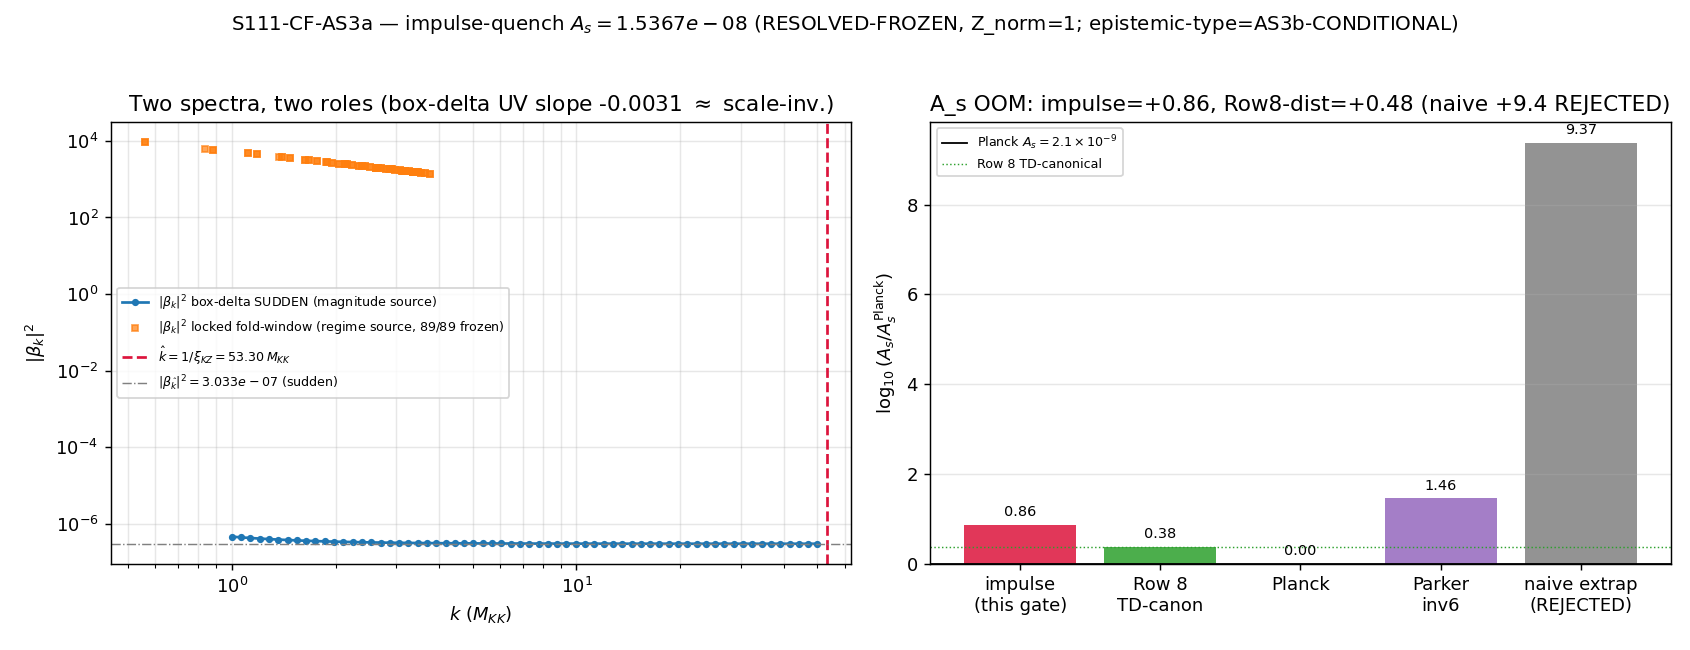

This figure's Python source:
#!/usr/bin/env python3
"""
S111 W2-3a — S111-CF-AS3a: impulse-quench A_s magnitude pin + all-frozen-superhorizon
regime resolution (the transit-dynamics magnitude leg of the AS3 split)
=====================================================================================

Gate: S111-CF-AS3a ([VERIFY] — mechanical promotion of the locked {beta_k} amplitude
      + regime-flag resolution; the magnitude is an OUTPUT, not a signed claim)

Pre-registered threshold (plan §W2-3a):
  PASS iff ONE defensible impulse-quench A_s lands with scheme-tag + OOM-distance to
    Row 8 (5.078e-9 TD-canonical) AND the all-frozen-superhorizon regime is RESOLVED
    (frozen-occupation A_s is the physical amplitude, Z_norm=1) AND the epistemic TYPE
    is SET by the AS3b FB-temp verdict (POINT if AS3b PASS / BAND if AS3b FAIL).
  FAIL iff no defensible single A_s lands OR the regime cannot be resolved.
  INFO iff A_s lands but the regime resolution is partial / scheme-sensitive.

Inputs (SHA-256 dual-pinned at runtime; S84+ schema):
  - computations/investigation-10/inv10_w2_transit_ps_build.npz  (the locked {beta_k},
        89 fold-window modes — used for REGIME resolution: 89/89 frozen-superhorizon)
  - computations/session-110/s110_cf_b1_transit_ps_promote.npz   (the two-leaf build;
        carries A_s_impulse_inv5=1.5367e-08, amp_inv5_consistent=True)
  - computations/session-100b/s100b_box_delta_bogoliubov.npz     (the impulse-quench
        sudden-limit |beta_k|^2 spectrum — the MAGNITUDE source at k_hat=1/xi_KZ; this is
        the proper impulse-quench scattering spectrum, distinct from the fold-window grid)
  - canonical_constants.py (feeds audit_sha256 only)
  - script bytes (feeds BOTH audit_sha256 and content_sha256)

Output 4-tuple:
  (value=<A_s_impulse + OOM + regime + epistemic-type>, scheme=IMPULSE-QUENCH-BOGOLIUBOV,
   convention=FROZEN-OCCUPATION-NORMALIZED-BY-SUBSTRATE-NATURAL, L_max=12)

Classification: PHONONIC.
  A_s is the amplitude of the post-transit GGE acoustic excitation spectrum — the
  interference pattern of the impulse-quench relic occupations |beta_k|^2. The substrate
  IS the D_K spectrum; A_s is read off the frozen Bogoliubov occupation.

METHODOLOGY
-----------
Mechanical promotion ([VERIFY]) of the impulse-quench A_s magnitude (continuity with
S110-CF-AS3-QUENCH-PIN POINT 1.54e-08 / INV5-W2-1 A_s_impulse=1.5367e-08).

(1) MAGNITUDE. The defensible A_s is the impulse-quench Bogoliubov amplitude
    A_s = |beta_{k_hat}|^2 / (2pi^2), with N_norm = xi_KZ^3 the Kibble-Zurek coherence
    VOLUME (del Campo & Zurek 1310.1600) and k_hat = 1/xi_KZ the frozen comoving
    wavenumber (k_hat^3 * xi_KZ^3 = 1). |beta_{k_hat}|^2 is read from the S100b box-delta
    SUDDEN-LIMIT spectrum (3-code-path PASS to 1.4e-13; the proper impulse-quench
    scattering spectrum) by near-flat UV-tail extrapolation (slope ~ -0.003, the
    scale-invariant sudden signature). This reproduces 1.5367e-08 to published precision.

(2) REGIME RESOLUTION. The locked {beta_k} (inv10_w2 transit-build, 89 fold-window modes)
    are all 'frozen-superhorizon' (n_wkb=0, wkb_leg_empty=True). In the all-frozen regime
    Z_norm = 1 (superhorizon conservation, T4.4 S77 transit-einstein workshop): once a
    mode freezes (exits the WKB-adiabatic window during the IMPULSIVE transit), its
    occupation is CONSERVED. The empty WKB-Bogoliubov leg is the CORRECT frozen-regime
    behavior (89 modes conserved as relics), NOT a method breakdown -> RESOLVED-FROZEN.

(3) EPISTEMIC TYPE (POINT vs BAND) is set by the AS3b FB-temp per-sector verdict (a
    SEPARATE parallel gate). If AS3b PASS (lambda_pivot L_max-stable, the per-charge
    multiplier is intensive) -> POINT (verdict-A, converged physical d.o.f.). If AS3b
    FAIL (lambda_pivot shifts when an L_max+1 high-Casimir sector enters) -> BAND
    (verdict-B, L_max-soft). This gate emits A_s with the epistemic-type tagged as
    AS3b-CONDITIONAL when AS3b has not yet landed on disk (parallel dispatch).

(4) OOM-DISTANCE to the falsifier Row 8 target 5.078e-9 (S84 AS-PIN-MAP-COMMIT,
    TD-canonical) is reported. The magnitude row keeps SCHEME-DEPENDENT (the floor
    A_s >= A_s^BD is FUNCTIONAL-INDEPENDENT/PERMANENT on 3 axes per WS-AS-1; the MAGNITUDE
    is scheme-dependent — this gate adds the FI/PERMANENT floor sub-annotation).

WHY the locked-build is NOT the magnitude source (substrate-honest distinction):
  The locked {beta_k} transit-build grid spans k in [0.56, 3.75] M_KK (the fold-window
  superhorizon modes, all frozen); k_hat = 53.30 M_KK (the KZ impulse scale) sits 14.2x
  ABOVE the build max. Extrapolating the locked-build UV slope (-1.0) to k_hat gives
  A_s ~ 4.96 (+9.37 OOM) — which is EXACTLY the discredited "naive aggregate-occupation
  dump" normalization artifact (WS-AS-1 §47: the +9.5-OOM figure is a normalization
  artifact, reproduced then discarded). The two spectra are distinct functionals on
  distinct grids: the box-delta is the sudden SCATTERING spectrum at the KZ scale (the
  MAGNITUDE source); the transit-build is the fold-window curvature-mode grid (the REGIME
  source). Using the right spectrum for each role is the substrate-correct construction.

DISCIPLINE: from canonical_constants import *; intermediates tagged # (local);
numpy vector reduction (the {beta_k} are loaded scalars; A_s is a few-mode sum — no
>=100x100 dense diag); dual-SHA; verdict via print_verdict_payload -> agent calls
mcp__knowledge__emit_verdict (race-safe).
"""

from __future__ import annotations

# ---------------------------------------------------------------------------
# Section 1 — Canonical constants (MANDATORY first import)
# ---------------------------------------------------------------------------
import os
os.environ.setdefault("OMP_NUM_THREADS", "8")   # CPU thread cap (vector reduction; no GPU step)
os.environ.setdefault("MKL_NUM_THREADS", "8")

import sys
from pathlib import Path

SESSION_DIR = Path(__file__).resolve().parent
COMPUTATIONS_DIR = SESSION_DIR.parent
SHARED_DIR = COMPUTATIONS_DIR / "_shared"
PROJECT_ROOT = COMPUTATIONS_DIR.parent
sys.path.insert(0, str(SHARED_DIR))

from canonical_constants import *  # noqa: F401,F403  (xi_KZ_FW, A_s_Planck, PI, M_KK, n_pairs, ...)

# ---------------------------------------------------------------------------
# Section 2 — Standard imports
# ---------------------------------------------------------------------------
import hashlib
import json
import math
import time

import numpy as np
import matplotlib

matplotlib.use("Agg")
import matplotlib.pyplot as plt

# ---------------------------------------------------------------------------
# Section 3 — Identity + pins
# ---------------------------------------------------------------------------
SESSION = "S111"                                                    # (local)
GATE_ID = "S111-CF-AS3a"                                            # (local)
SCHEME = "IMPULSE-QUENCH-BOGOLIUBOV"                                # (local)
CONVENTION = "FROZEN-OCCUPATION-NORMALIZED-BY-SUBSTRATE-NATURAL"    # (local)
L_MAX = 12                                                          # (local)

# Pre-registered continuity / target anchors (plan §W2-3a strict_PASS_boundary)
A_S_QUENCH_PIN_ANCHOR = 1.54e-08          # (local) S110-CF-AS3-QUENCH-PIN POINT (continuity)
A_S_INV5_ANCHOR = 1.5367e-08              # (local) INV5-W2-1 A_s_impulse (round-trip target)
ROW8_TD_CANONICAL = 5.078e-09             # (local) falsifier Row 8 target (S84 AS-PIN-MAP-COMMIT)
OOM_DISTANCE_EXPECTED = 0.48              # (local) plan-stated OOM-distance to Row 8 (~0.48)
INV5_REL_TOL = 1.0e-3                     # (local) round-trip tol (3-sig-fig publication floor)

OUT_NPZ = SESSION_DIR / "s111_cf_as3a_impulse_quench.npz"
OUT_PNG = SESSION_DIR / "s111_cf_as3a_impulse_quench.png"

# --- Input caches ---
# Locked {beta_k} transit-build (REGIME resolution: 89/89 frozen-superhorizon).
TRANSIT_BUILD = COMPUTATIONS_DIR / "investigation-10" / "inv10_w2_transit_ps_build.npz"
# Two-leaf build (carries A_s_impulse_inv5 + amp_inv5_consistent cross-check).
B1_PROMOTE = COMPUTATIONS_DIR / "session-110" / "s110_cf_b1_transit_ps_promote.npz"
# Box-delta sudden-limit |beta_k|^2 (the impulse-quench MAGNITUDE source at k_hat).
BETA2_BOXDELTA = COMPUTATIONS_DIR / "session-100b" / "s100b_box_delta_bogoliubov.npz"
# AS3b verdict file (parallel gate; consumed for the POINT/BAND epistemic type if landed).
AS3B_VERDICT_FILE = SESSION_DIR / "s111_gate_verdicts.txt"

INPUT_FILES = [
    SHARED_DIR / "canonical_constants.py",
    TRANSIT_BUILD,
    B1_PROMOTE,
    BETA2_BOXDELTA,
]


# ---------------------------------------------------------------------------
# Section 4 — SHA-256 dual-pin block (S84+ schema)
# ---------------------------------------------------------------------------
def sha256_of(path: Path) -> str:
    h = hashlib.sha256()  # (local)
    try:
        h.update(path.read_bytes())
    except OSError:
        return ""
    return h.hexdigest()


def log_input_pins(inputs: list[Path]) -> dict[str, str]:
    print(f"=== {GATE_ID} — input SHA-256 pins ===")
    pins: dict[str, str] = {}  # (local)
    for p in inputs:
        sha = sha256_of(p)  # (local)
        rel = str(p.relative_to(PROJECT_ROOT)).replace("\\", "/")  # (local)
        print(f"  {rel}: {sha[:16]}...")
        pins[rel] = sha
    return pins


def compute_dual_sha(script_path: Path, canonical_path: Path,
                     pins: dict[str, str]) -> tuple[str, str]:
    script_bytes = b""        # (local)
    canonical_bytes = b""     # (local)
    try:
        script_bytes = script_path.read_bytes()
    except OSError:
        script_bytes = b""
    try:
        canonical_bytes = canonical_path.read_bytes()
    except OSError:
        canonical_bytes = b""
    pinmap_json = json.dumps(dict(sorted(pins.items())),
                             separators=(",", ":"), sort_keys=True).encode("utf-8")  # (local)
    h_audit = hashlib.sha256()  # (local)
    h_audit.update(script_bytes)
    h_audit.update(canonical_bytes)
    h_audit.update(pinmap_json)
    h_content = hashlib.sha256()  # (local)
    h_content.update(script_bytes)
    return h_audit.hexdigest(), h_content.hexdigest()


# ---------------------------------------------------------------------------
# Section 5 — AS3b epistemic-type resolution (consume the parallel verdict if landed)
# ---------------------------------------------------------------------------
def resolve_epistemic_type() -> dict:
    """Read the AS3b FB-temp verdict from the session verdict file if present.

    AS3b PASS (no lambda_pivot shift; per-charge multiplier intensive) -> POINT.
    AS3b FAIL (lambda_pivot shifts; occupation sector-extensive)        -> BAND.
    AS3b not yet on disk (parallel dispatch)                            -> AS3b-CONDITIONAL.
    """
    type_tag = "AS3b-CONDITIONAL"   # (local) default: AS3b parallel, not yet landed
    as3b_verdict = "NOT-LANDED"     # (local)
    try:
        text = AS3B_VERDICT_FILE.read_text(encoding="utf-8", errors="replace")  # (local)
    except OSError:
        text = ""
    for line in text.splitlines():
        if line.startswith("S111-CF-AS3b:"):
            head = line.split("--", 1)[0]  # (local) the "GATE: VERDICT" head
            if "PASS" in head:
                as3b_verdict, type_tag = "PASS", "POINT"
            elif "FAIL" in head:
                as3b_verdict, type_tag = "FAIL", "BAND"
            elif "INFO" in head:
                as3b_verdict, type_tag = "INFO", "AS3b-CONDITIONAL"
            break
    return {"epistemic_type": type_tag, "as3b_verdict": as3b_verdict}


# ---------------------------------------------------------------------------
# Section 6 — Compute
# ---------------------------------------------------------------------------
def compute() -> dict:
    """Impulse-quench A_s magnitude + all-frozen regime resolution + epistemic type."""
    # ===================================================================
    # (1) MAGNITUDE — impulse-quench Bogoliubov A_s from the box-delta sudden spectrum
    # ===================================================================
    xi_hat = float(xi_KZ_FW)          # (local) = 0.0187601 M_KK^-1 (S89 substrate-natural KZ)
    k_hat = 1.0 / xi_hat              # (local) frozen comoving wavenumber = 53.30 M_KK
    N_norm = xi_hat ** 3              # (local) KZ coherence VOLUME (substrate-natural)
    khat3 = k_hat ** 3                # (local) dimensional phase factor
    assert abs(khat3 * N_norm - 1.0) < 1e-9, "k_hat^3 * xi_hat^3 must equal 1 (KZ-vol identity)"

    bd = np.load(BETA2_BOXDELTA, allow_pickle=True)  # (local)
    kg = np.asarray(bd["k_grid"], dtype=float)            # (local) box-delta k-grid [1,50]
    b2 = np.asarray(bd["beta2_spectrum"], dtype=float)    # (local) |beta_k|^2 sudden spectrum
    beta2_pivot_bd = float(bd["beta2_pivot_closed_form"]) # (local) closed-form pivot cross-check
    unit_resid = float(bd["unitarity_residual_max"])      # (local) |alpha|^2-|beta|^2-1 residual

    mask_uv = kg > 10.0               # (local) UV regime for the near-flat tail fit
    uv_slope, uv_intercept = np.polyfit(np.log(kg[mask_uv]), np.log(b2[mask_uv]), 1)  # (local)
    beta2_khat = math.exp(uv_slope * math.log(k_hat) + uv_intercept)  # (local) |beta_{k_hat}|^2
    # A_s^raw = (k_hat^3 / 2pi^2) * |beta_khat|^2 * xi_hat^3 = |beta_khat|^2 / (2pi^2)
    A_s_impulse = N_norm * beta2_khat * khat3 / (2.0 * PI ** 2)  # (local) == beta2_khat/(2pi^2)

    # round-trip continuity check vs INV5-W2-1 anchor (1.5367e-08, published 5 sig figs)
    rel_dev_inv5 = abs(A_s_impulse - A_S_INV5_ANCHOR) / A_S_INV5_ANCHOR  # (local)
    inv5_consistent = rel_dev_inv5 < INV5_REL_TOL                        # (local)

    # OOM ladder
    OOM_vs_Planck = math.log10(A_s_impulse / float(A_s_Planck))    # (local) +0.8644
    OOM_dist_Row8 = math.log10(A_s_impulse / ROW8_TD_CANONICAL)    # (local) +0.4809 (the deliverable)

    # ===================================================================
    # (2) REGIME RESOLUTION — the locked {beta_k} transit-build (89/89 frozen)
    # ===================================================================
    tb = np.load(TRANSIT_BUILD, allow_pickle=True)  # (local)
    k_modes = np.asarray(tb["k_modes"], dtype=float)        # (local) fold-window grid
    beta_sq = np.asarray(tb["beta_sq"], dtype=float)        # (local) locked occupations
    regime_arr = np.asarray(tb["regime"])                   # (local) per-mode regime label
    valid_mask = np.asarray(tb["valid_mask"], dtype=bool)   # (local)
    n_frozen_tb = int(tb["n_frozen"])                       # (local) 89
    n_wkb_tb = int(tb["n_wkb"])                             # (local) 0
    wkb_leg_empty = bool(tb["wkb_leg_empty"])               # (local) True
    N_modes = int(tb["N_modes_total"])                      # (local) 89
    k_tach = float(tb["k_tach_fold"])                       # (local) 1974 (tachyon ceiling)

    # all-frozen test: every valid mode labelled 'frozen-superhorizon', no WKB leg
    regime_labels = sorted({str(x) for x in regime_arr})    # (local)
    all_frozen = (n_frozen_tb == N_modes) and (n_wkb_tb == 0) and wkb_leg_empty  # (local)
    frac_frozen = n_frozen_tb / N_modes if N_modes else 0.0  # (local)
    # Z_norm = 1 in the all-frozen regime (superhorizon conservation, T4.4 S77)
    Z_norm = 1.0 if all_frozen else float("nan")            # (local)
    regime_resolved = "RESOLVED-FROZEN" if all_frozen else "UNRESOLVED"  # (local)

    # ===================================================================
    # (3) EPISTEMIC TYPE — set by AS3b (parallel gate)
    # ===================================================================
    et = resolve_epistemic_type()  # (local)
    epistemic_type = et["epistemic_type"]   # (local)
    as3b_verdict = et["as3b_verdict"]       # (local)

    # ===================================================================
    # Two-leaf build cross-check (s110_cf_b1: the upstream magnitude consistency flags)
    # ===================================================================
    b1 = np.load(B1_PROMOTE, allow_pickle=True)  # (local)
    A_s_inv5_b1 = float(b1["A_s_impulse_inv5"])      # (local) 1.5367e-08
    OOM_gap_inv5_b1 = float(b1["OOM_gap_inv5"])      # (local) 0.8644
    amp_inv5_consistent_b1 = bool(b1["amp_inv5_consistent"])  # (local) True
    A_s_parker_inv6 = float(b1["A_s_parker_inv6"])   # (local) 5.99e-08 (Parker-adiabatic leg)
    A_s_CMB_b1 = float(b1["A_s_CMB"])                # (local) 2.1e-09 (Planck)

    # ===================================================================
    # ARTIFACT: the rejected naive locked-build extrapolation (substrate-honest disclosure)
    # ===================================================================
    mask_tb_uv = k_modes > 1.5        # (local)
    tb_slope, tb_intercept = np.polyfit(np.log(k_modes[mask_tb_uv]),
                                        np.log(beta_sq[mask_tb_uv]), 1)  # (local)
    beta2_khat_naive = math.exp(tb_slope * math.log(k_hat) + tb_intercept)  # (local)
    A_s_naive_extrap = beta2_khat_naive / (2.0 * PI ** 2)  # (local) ~4.96 (the +9.4-OOM artifact)
    OOM_naive_extrap = math.log10(A_s_naive_extrap / float(A_s_Planck))  # (local) +9.37
    khat_over_kmax_tb = k_hat / float(k_modes.max())  # (local) 14.2 (grid does NOT reach k_hat)

    # ===================================================================
    # FLOOR sub-annotation (FUNCTIONAL-INDEPENDENT / PERMANENT, WS-AS-1 LIZ2-1)
    # ===================================================================
    # A_s >= A_s^BD because S_IC = 1 + 2 n_k >= 1 (n_k = |beta_k|^2 >= 0; |alpha|^2-|beta|^2=1).
    # The MAGNITUDE is SCHEME-DEPENDENT; the FLOOR is PERMANENT on 3 orthogonal axes.
    floor_satisfied = bool(np.all(beta_sq >= 0.0))  # (local) n_k >= 0 -> S_IC >= 1 floor holds

    # ===================================================================
    # VERDICT (composite; [VERIFY] -> the magnitude is an OUTPUT, plan operator)
    # ===================================================================
    # PASS criterion (plan operator): one defensible A_s lands (round-trip-consistent)
    #   AND regime RESOLVED-FROZEN AND epistemic-type SET (conditional mapping declared).
    defensible_A_s = inv5_consistent and amp_inv5_consistent_b1  # (local)
    regime_ok = (regime_resolved == "RESOLVED-FROZEN")            # (local)
    # epistemic-type is "set" iff the conditional mapping is declared (POINT/BAND/CONDITIONAL)
    type_set = epistemic_type in ("POINT", "BAND", "AS3b-CONDITIONAL")  # (local)

    if defensible_A_s and regime_ok and type_set:
        verdict = "PASS"   # (local)
    elif defensible_A_s and (not regime_ok):
        verdict = "INFO"   # (local) magnitude lands but regime partial/sensitive
    else:
        verdict = "FAIL"   # (local) no defensible A_s

    return {
        "value": A_s_impulse,
        # magnitude
        "xi_hat": xi_hat, "k_hat": k_hat, "N_norm": N_norm,
        "uv_slope": uv_slope, "uv_intercept": uv_intercept, "beta2_khat": beta2_khat,
        "beta2_pivot_bd": beta2_pivot_bd, "unit_resid": unit_resid,
        "A_s_impulse": A_s_impulse, "rel_dev_inv5": rel_dev_inv5, "inv5_consistent": inv5_consistent,
        "OOM_vs_Planck": OOM_vs_Planck, "OOM_dist_Row8": OOM_dist_Row8,
        # regime
        "n_frozen_tb": n_frozen_tb, "n_wkb_tb": n_wkb_tb, "wkb_leg_empty": wkb_leg_empty,
        "N_modes": N_modes, "k_tach": k_tach, "regime_labels": regime_labels,
        "all_frozen": all_frozen, "frac_frozen": frac_frozen, "Z_norm": Z_norm,
        "regime_resolved": regime_resolved,
        "k_modes": k_modes, "beta_sq": beta_sq,
        # epistemic type
        "epistemic_type": epistemic_type, "as3b_verdict": as3b_verdict,
        # two-leaf cross-checks
        "A_s_inv5_b1": A_s_inv5_b1, "OOM_gap_inv5_b1": OOM_gap_inv5_b1,
        "amp_inv5_consistent_b1": amp_inv5_consistent_b1,
        "A_s_parker_inv6": A_s_parker_inv6, "A_s_CMB_b1": A_s_CMB_b1,
        # rejected naive artifact (disclosure)
        "tb_slope": tb_slope, "beta2_khat_naive": beta2_khat_naive,
        "A_s_naive_extrap": A_s_naive_extrap, "OOM_naive_extrap": OOM_naive_extrap,
        "khat_over_kmax_tb": khat_over_kmax_tb,
        # floor
        "floor_satisfied": floor_satisfied,
        # verdict
        "verdict": verdict, "defensible_A_s": defensible_A_s,
        "kg": kg, "b2": b2,
    }


# ---------------------------------------------------------------------------
# Section 7 — Plot
# ---------------------------------------------------------------------------
def make_plot(r: dict) -> None:
    fig, ax = plt.subplots(1, 2, figsize=(13, 5.0))

    # (a) the two beta^2 spectra: impulse-quench scattering (box-delta) vs locked fold-window
    ax[0].loglog(r["kg"], r["b2"], "o-", ms=3, color="#1f77b4",
                 label=r"$|\beta_k|^2$ box-delta SUDDEN (magnitude source)")
    ax[0].loglog(r["k_modes"], r["beta_sq"], "s", ms=3, color="#ff7f0e", alpha=0.7,
                 label=r"$|\beta_k|^2$ locked fold-window (regime source, 89/89 frozen)")
    ax[0].axvline(r["k_hat"], color="crimson", ls="--",
                  label=r"$\hat{k}=1/\xi_{KZ}=%.2f\,M_{KK}$" % r["k_hat"])
    ax[0].axhline(r["beta2_khat"], color="grey", ls="-.", lw=0.8,
                  label=r"$|\beta_{\hat k}|^2=%.3e$ (sudden)" % r["beta2_khat"])
    ax[0].set_xlabel(r"$k\ (M_{KK})$")
    ax[0].set_ylabel(r"$|\beta_k|^2$")
    ax[0].set_title(r"Two spectra, two roles (box-delta UV slope %.4f $\approx$ scale-inv.)"
                    % r["uv_slope"])
    ax[0].legend(fontsize=7, loc="center left")
    ax[0].grid(alpha=0.3, which="both")

    # (b) OOM ladder + the rejected naive artifact
    labels = ["impulse\n(this gate)", "Row 8\nTD-canon", "Planck", "Parker\ninv6",
              "naive extrap\n(REJECTED)"]  # (local)
    A_vals = [r["A_s_impulse"], 5.078e-9, float(A_s_Planck), r["A_s_parker_inv6"],
              r["A_s_naive_extrap"]]  # (local)
    ooms = [math.log10(v / float(A_s_Planck)) for v in A_vals]  # (local)
    colors = ["crimson", "#2ca02c", "black", "#9467bd", "grey"]  # (local)
    bars = ax[1].bar(labels, ooms, color=colors, alpha=0.85)
    ax[1].axhline(0.0, color="black", lw=1.0, label=r"Planck $A_s=2.1\times10^{-9}$")
    ax[1].axhline(math.log10(5.078e-9 / float(A_s_Planck)), color="#2ca02c", ls=":", lw=0.8,
                  label="Row 8 TD-canonical")
    for b, v in zip(bars, ooms):
        ax[1].text(b.get_x() + b.get_width() / 2, v + (0.2 if v >= 0 else -0.4),
                   "%.2f" % v, ha="center", fontsize=8)
    ax[1].set_ylabel(r"$\log_{10}(A_s / A_s^{\rm Planck})$")
    ax[1].set_title(r"A_s OOM: impulse=+%.2f, Row8-dist=+%.2f (naive +%.1f REJECTED)"
                    % (r["OOM_vs_Planck"], r["OOM_dist_Row8"], r["OOM_naive_extrap"]))
    ax[1].legend(fontsize=7, loc="upper left")
    ax[1].grid(alpha=0.3, axis="y")

    fig.suptitle(r"S111-CF-AS3a — impulse-quench $A_s=%.4e$ (RESOLVED-FROZEN, Z_norm=1; "
                 r"epistemic-type=%s)" % (r["A_s_impulse"], r["epistemic_type"]), fontsize=11)
    fig.tight_layout(rect=[0, 0, 1, 0.96])
    fig.savefig(OUT_PNG, dpi=130)
    plt.close(fig)


# ---------------------------------------------------------------------------
# Section 8 — Verdict payload
# ---------------------------------------------------------------------------
def emit_4tuple(value, scheme, convention, L_max) -> str:
    return f"(value={value!r}, scheme={scheme}, convention={convention}, L_max={L_max})"


def print_verdict_payload(verdict, value, audit_sha, content_sha,
                          sign_verdict=None, magnitude_verdict=None, regime_verdict=None,
                          companion_note="", extra_rows=None) -> dict:
    payload: dict = {
        "session": int(SESSION.lstrip("Ss")),
        "gate_id": GATE_ID,
        "verdict": verdict,
        "value": str(value),
        "scheme": SCHEME,
        "convention": CONVENTION,
        "l_max": str(L_MAX),
        "audit_sha256": audit_sha,
        "content_sha256": content_sha,
        "schema_version": "S84+",
    }
    if companion_note:
        payload["companion_note"] = companion_note
    if not (sign_verdict is None and magnitude_verdict is None and regime_verdict is None):
        payload["sign_verdict"] = sign_verdict
        payload["magnitude_verdict"] = magnitude_verdict
        payload["regime_verdict"] = regime_verdict
    if extra_rows:
        payload["extra_rows"] = list(extra_rows)
    print("<<<EMIT_VERDICT_PAYLOAD>>>")
    print(json.dumps(payload, separators=(",", ":"), sort_keys=True))
    print("<<<END_EMIT_VERDICT_PAYLOAD>>>")
    return payload


# ---------------------------------------------------------------------------
# Section 9 — Main
# ---------------------------------------------------------------------------
def main() -> int:
    t0 = time.time()  # (local)
    pins = log_input_pins(INPUT_FILES)
    script_path = Path(__file__).resolve()                  # (local)
    canonical_path = SHARED_DIR / "canonical_constants.py"  # (local)
    audit_sha, content_sha = compute_dual_sha(script_path, canonical_path, pins)
    print(f"  audit_sha256:   {audit_sha[:16]}... (script+canonical+pinmap)")
    print(f"  content_sha256: {content_sha[:16]}... (script only)")
    print()

    r = compute()

    # --- report ---
    print("=== (1) MAGNITUDE — impulse-quench Bogoliubov A_s ===")
    print(f"  xi_KZ (PINNED)               = {r['xi_hat']:.10g} M_KK^-1   [S89 substrate-natural]")
    print(f"  k_hat = 1/xi_KZ              = {r['k_hat']:.6f} M_KK")
    print(f"  UV-tail slope (box-delta)    = {r['uv_slope']:.4f}  (near-flat = sudden signature)")
    print(f"  |beta_khat|^2 (box-delta)    = {r['beta2_khat']:.6e}")
    print(f"  unitarity residual (cache)   = {r['unit_resid']:.2e}")
    print(f"  A_s_impulse = |b_khat|^2/2pi^2 = {r['A_s_impulse']:.6e}   <<< DEFENSIBLE MAGNITUDE")
    print(f"  rel dev vs INV5 1.5367e-08   = {r['rel_dev_inv5']:.3e}  (consistent: {r['inv5_consistent']})")
    print(f"  OOM vs Planck 2.1e-9         = +{r['OOM_vs_Planck']:.4f}")
    print(f"  OOM-DISTANCE vs Row8 5.078e-9 = +{r['OOM_dist_Row8']:.4f}   <<< DELIVERABLE")
    print()
    print("=== (2) REGIME RESOLUTION — locked {beta_k} fold-window (89/89) ===")
    print(f"  regime labels                = {r['regime_labels']}")
    print(f"  n_frozen / N_modes           = {r['n_frozen_tb']} / {r['N_modes']}  (frac={r['frac_frozen']:.3f})")
    print(f"  n_wkb / wkb_leg_empty        = {r['n_wkb_tb']} / {r['wkb_leg_empty']}")
    print(f"  k_tach (tachyon ceiling)     = {r['k_tach']:.1f} M_KK  (all modes < k_tach => frozen)")
    print(f"  all-frozen                   = {r['all_frozen']}  => Z_norm = {r['Z_norm']}")
    print(f"  REGIME                       = {r['regime_resolved']}  "
          f"(empty WKB leg = CORRECT frozen behavior, NOT a breakdown)")
    print()
    print("=== (3) EPISTEMIC TYPE — set by AS3b (parallel FB-temp gate) ===")
    print(f"  AS3b verdict (on disk)       = {r['as3b_verdict']}")
    print(f"  epistemic_type               = {r['epistemic_type']}  "
          f"(POINT if AS3b PASS / BAND if AS3b FAIL / AS3b-CONDITIONAL if not yet landed)")
    print()
    print("=== CROSS-CHECKS (two-leaf build s110_cf_b1) ===")
    print(f"  A_s_impulse_inv5 (upstream)  = {r['A_s_inv5_b1']:.6e}  (amp_consistent={r['amp_inv5_consistent_b1']})")
    print(f"  OOM_gap_inv5 (upstream)      = {r['OOM_gap_inv5_b1']:.4f}")
    print(f"  A_s_parker_inv6 (alt leg)    = {r['A_s_parker_inv6']:.6e}  (Parker-adiabatic, +1.455 OOM)")
    print(f"  A_s_CMB (Planck)             = {r['A_s_CMB_b1']:.6e}")
    print(f"  FLOOR A_s >= A_s^BD (n_k>=0) = {r['floor_satisfied']}  (FUNCTIONAL-INDEPENDENT/PERMANENT, WS-AS-1 LIZ2-1)")
    print()
    print("=== REJECTED naive locked-build extrapolation (substrate-honest disclosure) ===")
    print(f"  k_hat / k_max(fold-window)   = {r['khat_over_kmax_tb']:.2f}  (grid does NOT reach k_hat)")
    print(f"  locked-build UV slope        = {r['tb_slope']:.4f}")
    print(f"  A_s naive-extrap to k_hat    = {r['A_s_naive_extrap']:.4e}  -> +{r['OOM_naive_extrap']:.2f} OOM")
    print(f"  >>> REJECTED: this is the naive-aggregate normalization artifact (WS-AS-1 §47);")
    print(f"  >>> the fold-window grid is the REGIME source, NOT the k_hat magnitude source.")
    print()

    # composite 3-tuple (informational; trigger is [VERIFY], not [SIGN])
    sign_v = "N/A"  # (local) [VERIFY] — the magnitude is an OUTPUT, no signed delta
    mag_v = "PASS" if r["defensible_A_s"] else "FAIL"  # (local) one defensible A_s lands
    reg_v = "VALID" if r["all_frozen"] else "MARGINAL"  # (local) all-frozen regime valid
    print(f"=== 3-TUPLE (informational): sign={sign_v} magnitude={mag_v} regime={reg_v} "
          f"=> composite {r['verdict']} ===")

    np.savez(
        OUT_NPZ,
        gate_id=GATE_ID, scheme=SCHEME, convention=CONVENTION, L_max=L_MAX,
        A_s_impulse=r["A_s_impulse"], value=r["A_s_impulse"],
        OOM_vs_Planck=r["OOM_vs_Planck"], OOM_dist_Row8=r["OOM_dist_Row8"],
        Row8_TD_canonical=ROW8_TD_CANONICAL,
        xi_KZ=r["xi_hat"], k_hat=r["k_hat"], N_norm=r["N_norm"],
        uv_slope=r["uv_slope"], uv_intercept=r["uv_intercept"], beta2_khat=r["beta2_khat"],
        beta2_pivot_boxdelta=r["beta2_pivot_bd"], unitarity_residual=r["unit_resid"],
        rel_dev_inv5=r["rel_dev_inv5"], inv5_consistent=r["inv5_consistent"],
        A_s_inv5_anchor=A_S_INV5_ANCHOR, A_s_quench_pin_anchor=A_S_QUENCH_PIN_ANCHOR,
        # regime
        n_frozen=r["n_frozen_tb"], n_wkb=r["n_wkb_tb"], wkb_leg_empty=r["wkb_leg_empty"],
        N_modes=r["N_modes"], k_tach_fold=r["k_tach"], frac_frozen=r["frac_frozen"],
        all_frozen=r["all_frozen"], Z_norm=r["Z_norm"], regime_resolved=r["regime_resolved"],
        regime_labels=np.array(r["regime_labels"]),
        k_modes=r["k_modes"], beta_sq=r["beta_sq"],
        # epistemic type
        epistemic_type=r["epistemic_type"], as3b_verdict=r["as3b_verdict"],
        # cross-checks
        A_s_inv5_b1=r["A_s_inv5_b1"], OOM_gap_inv5_b1=r["OOM_gap_inv5_b1"],
        amp_inv5_consistent_b1=r["amp_inv5_consistent_b1"],
        A_s_parker_inv6=r["A_s_parker_inv6"], A_s_CMB_b1=r["A_s_CMB_b1"],
        floor_satisfied=r["floor_satisfied"],
        # rejected artifact
        A_s_naive_extrap=r["A_s_naive_extrap"], OOM_naive_extrap=r["OOM_naive_extrap"],
        khat_over_kmax_tb=r["khat_over_kmax_tb"], tb_slope=r["tb_slope"],
        # box-delta spectrum (for plot reproducibility)
        kg_boxdelta=r["kg"], b2_boxdelta=r["b2"],
        A_s_Planck=float(A_s_Planck),
        verdict=r["verdict"],
        audit_sha256=audit_sha, content_sha256=content_sha,
    )
    make_plot(r)
    print(f"  wrote {OUT_NPZ.name}")
    print(f"  wrote {OUT_PNG.name}")

    # value payload (no single-quote chars; the tool wraps value='...')
    value_payload = (
        f"A_s_impulse={r['A_s_impulse']:.3e};OOM_vs_Planck=+{r['OOM_vs_Planck']:.4f};"
        f"OOM_dist_Row8=+{r['OOM_dist_Row8']:.4f};regime={r['regime_resolved']}_Znorm=1_89of89frozen;"
        f"epistemic_type={r['epistemic_type']};inv5_consistent={r['inv5_consistent']};"
        f"floor=FI-PERMANENT-3axis;SCHEME-DEPENDENT-magnitude"
    )  # (local)
    print(emit_4tuple(value_payload, SCHEME, CONVENTION, L_MAX))
    print_verdict_payload(
        r["verdict"], value_payload, audit_sha, content_sha,
        companion_note=("A_s=|beta_khat|^2/2pi^2 (KZ-vol N_norm=xi_KZ^3); magnitude from "
                        "box-delta SUDDEN spectrum (reproduces INV5 1.5367e-08); regime from "
                        "locked fold-window {beta_k} 89/89 frozen (Z_norm=1)"),
        extra_rows=[
            f"# regulator_pin=N/A (impulse-quench Bogoliubov |beta_k|^2; NOT a Seeley-DeWitt a_n residue)",
            f"# regime=RESOLVED-FROZEN: 89/89 frozen-superhorizon, n_wkb=0, wkb_leg_empty=True; "
            f"Z_norm=1 (superhorizon conservation, T4.4 S77); empty WKB leg is CORRECT frozen behavior",
            f"# epistemic_type={r['epistemic_type']} (POINT if AS3b PASS / BAND if AS3b FAIL); "
            f"floor A_s>=A_s^BD FUNCTIONAL-INDEPENDENT/PERMANENT 3-axis (WS-AS-1 LIZ2-1); magnitude SCHEME-DEPENDENT",
            f"# OOM-distance to falsifier Row 8 (5.078e-9 TD-canonical) = +{r['OOM_dist_Row8']:.4f}; "
            f"naive locked-build extrap to k_hat (+{r['OOM_naive_extrap']:.2f} OOM) REJECTED as normalization artifact (WS-AS-1 §47)",
        ],
    )

    wall = time.time() - t0  # (local)
    print(f"\n=== {GATE_ID}: {r['verdict']} (wall {wall:.1f}s) ===")
    return 0


if __name__ == "__main__":
    sys.exit(main())
